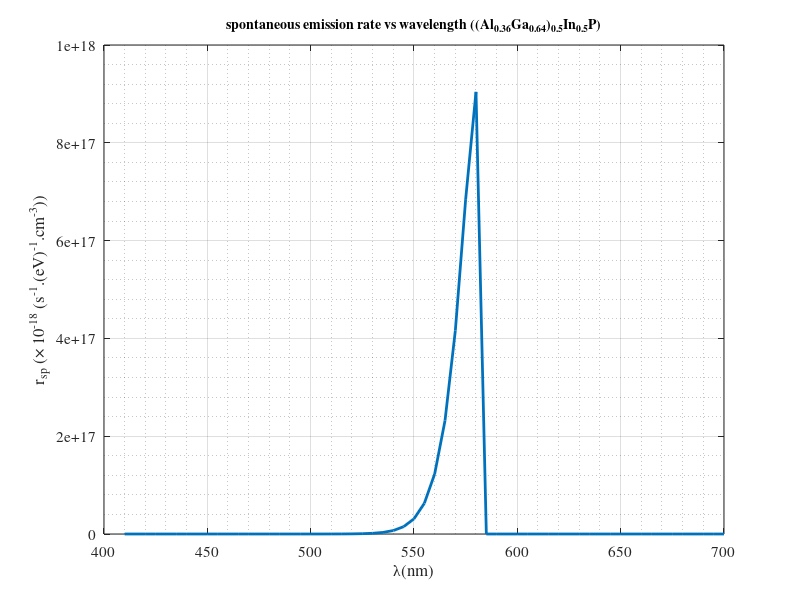
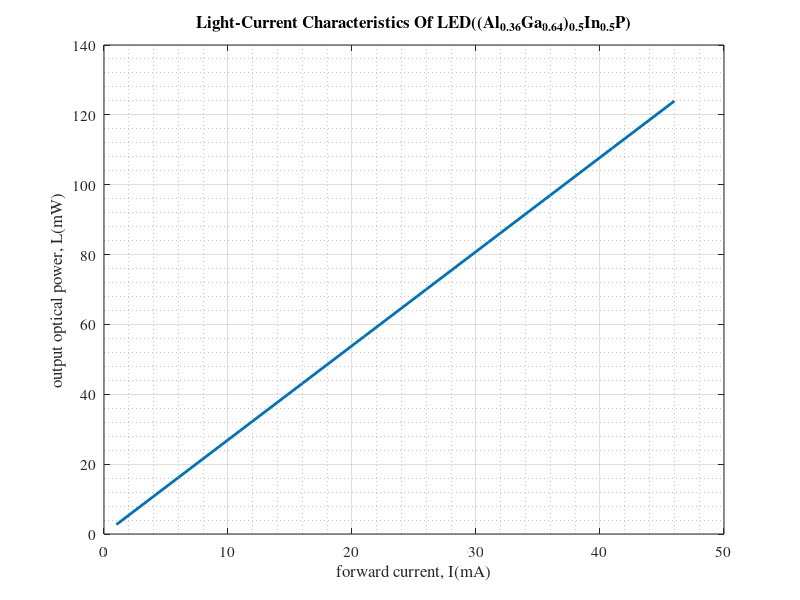
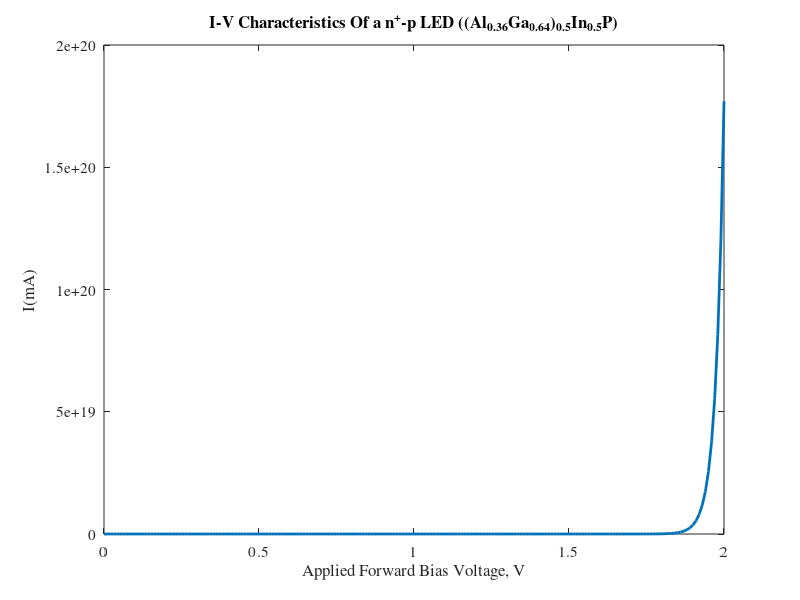

Write MATLAB code to recreate these figures, in order.
clc
clear all
format long

set(0,'DefaultAxesFontName', 'Times');
set(0,'DefaultAxesFontSize', 11);


%% Constant 
m0     = 9.1e-31;
q      = 1.6e-19;
kb     = 1.38e-23;
h      = 6.6626e-34;
h_cut  = h/(2*pi);
c      = 3e8;


%% Simulation Parameter Input
lambda = 410:5:700;          % nm
T      = 300;                 % kelvin

kbT    = kb*T/q;              % eV
eV     = 1243./lambda;        % eV


%% Material Properties((AlxGa1-x)0.5In0.5P) x = 0.36
me          = 0.094*m0;               % elec effective mass
mh          = 0.62*m0;                % hole effective mass
mu_e        = 100;                    % electron mobility
mu_h        = 7;                      % hole mobility
Eg          = 2.13;                   % Bandgap
ni          = 2*(2*pi*kb*T/h^2)^1.5*(me*mh)^0.75*exp(-Eg/(2*kbT));                   
%ni         = 4.5e17                  % Intrinsic carrier conc.
Br          = 1e-10;                  % Coefficient for band-band recombination
sr          = 1e-14;                  % conc. of recombination centers 2
Nt          = 1e2;                    % capture cross-section
nr1         = 2.5;                    % refractive index of semiconductor
nr2         = 1;                      % refractive index of air
nf          = 1;                      % ideality factor
A           = 1e-2;                   % Area in cm^2
Nd          = 5e17;                   % n type doping profile
Na          = 1e15;                   % p type doping profile
del_n       = 1e18;                   % excess carrier in p side

del_p       = del_n;                  % excess carrier in n side
p_No        = ni^2/Nd;                % hole conc. in n type
n_Po        = ni^2/Na;                % elec conc. in p type
Efn         = -kbT*log(Nd/ni);        % fermi-level for elec
Efp         = kbT*log(Na/ni);         % fermi-level for hole
Dn          = kbT*mu_e;               % diffusion coeff of elec 
Dp          = kbT*mu_h;               % diffusion coeff of hole
tau_r_N     = 1/(Br*(Nd+p_No+del_p)); % diffusion lifetime of elec
tau_r_P     = 1/(Br*(n_Po+Na+del_n)); % diffusion lifetime of hole
Ln          = (Dn*tau_r_N)^0.5*1e-2;  % diffusion length of elec
Lp          = (Dp*tau_r_P)^0.5*1e-2;  % diffusion length of hole
mr          = (me*mh)/(me+mh);        % reduced mass
vth         = sqrt((3*kbT*q)/mr)*1e2; % thermal velocity of elec
tnr         = (sr*vth*Nt)^-1;         % indirect recombination lifetime


%% Spontaneous Emmission Rate or Injection Electroluminiscent Rate per unit volume
a1     = (((2*mr)^(3/2))/(2*pi^2*h_cut^3*tau_r_P)).*(eV-Eg).^(0.5);
a2     = exp((Efn-Efp-Eg)/kbT);
a3     = exp(-(eV-Eg)./kbT);
rsp    = a1.*a2.*a3;

figure;
plot(lambda, rsp*1e-6*1e18, 'linewidth', 2)
xlabel('\lambda(nm)')
ylabel('r_{sp} (\times 10^{-18} (s^{-1}.(eV)^{-1}.cm^{-3}))');
title('spontaneous emission rate vs wavelength ((Al_{0.36}Ga_{0.64})_{0.5}In_{0.5}P)', 'FontSize', 10);
grid on;
grid(gca,'minor');

 
%% Peak Wavelength & Linewidth
rsp1      = rsp;
rsp       = real(rsp);
halfmax   = (max(rsp)+min(rsp))/2;
index1    = find(rsp >= halfmax, 1, 'first');
index2    = find(rsp >= halfmax, 1, 'last');
linewidth = lambda(index2) - lambda(index1);
lambda0   = lambda(find(rsp == max(rsp)))*1e-9;


%% Injection Efficiency
nin         = (Dn*n_Po/Ln)/((Dn*n_Po/Ln)+(Dp*p_No/Lp)) 

%% Radiative Recombination Efficiency(IQE)
nr          = 1/(1+(tau_r_N/tnr)) 

%%  Extraction Efficiency(EE)
crit_ang    = asin(nr2/nr1);
Ft          = (1/4)*(nr2/nr1)^2*(1-((nr1-nr2)/(nr1+nr2))^2);
ne          = (1/2)*(1-cos(crit_ang))*Ft 

%% File Input for Luminous Efficiency
C           = dlmread('sensitivity_GaAs.txt'); %sensitivity file
lambda      = C(:,1);
sensitivity = C(:,2);
emission    = rsp;

%% Luminous Efficiency
v1          = emission*sensitivity;
V           = sum(v1);
P           = sum(emission);
nl          = V/P


%% Output Optical Power(L) as a Function of Forward Current(I)               
hv          = h*c/lambda0;
n0          = nin*nr*ne*nl;

I           = 1:5:50;
P0          = (n0*hv/q)*I;

figure
plot(I, P0*1e3, 'linewidth', 2)
grid on;
xlabel('forward current, I(mA)')
ylabel('output optical power, L(mW)')
title('Light-Current Characteristics Of LED((Al_{0.36}Ga_{0.64})_{0.5}In_{0.5}P)');
grid(gca,'minor')


%% Determination of Current
V           = 0:0.01:2;

% reverse saturation current
Is          = q*A*((Dn*n_Po)/Ln + (Dp*p_No)/Lp);
I           = Is.*exp((V)./(nf*kbT))*1e3;    % current in mA

figure;
plot(V, I,'LineWidth', 2);
xlabel('Applied Forward Bias Voltage, V');
ylabel('I(mA)');
title('I-V Characteristics Of a n^{+}-p LED ((Al_{0.36}Ga_{0.64})_{0.5}In_{0.5}P)');
%xlim([0 3]);